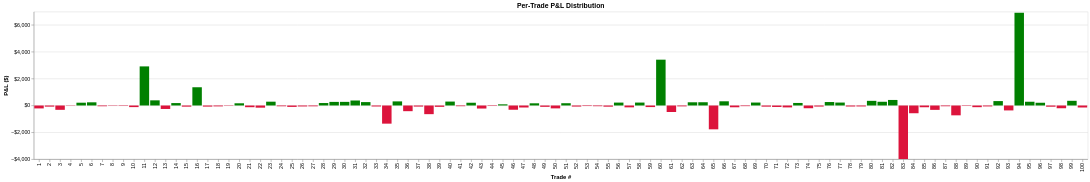

Source (notebook cell):
### Markdown cell above
### Per-Trade P&L Distribution

### Code cell
plot_pnl_distribution(result)

### Figure 1 — Vega-Lite specification as saved in the notebook (floating-point values rounded to 4 significant figures)
{"config": {"view": {"continuousWidth": 300, "continuousHeight": 300}}, "data": {"name": "data-d2bd85253547c6186c67462ec782af26"}, "mark": {"type": "bar"}, "encoding": {"color": {"field": "profitable", "legend": null, "scale": {"domain": ["True", "False"], "range": ["green", "crimson"]}, "type": "nominal"}, "tooltip": [{"field": "trade_id", "title": "Trade #", "type": "quantitative"}, {"field": "realized_pnl", "format": "$,.0f", "title": "P&L", "type": "quantitative"}, {"field": "exit_type", "title": "Exit type", "type": "nominal"}, {"field": "leg", "title": "Leg", "type": "nominal"}], "x": {"field": "trade_id", "title": "Trade #", "type": "ordinal"}, "y": {"axis": {"format": "$,.0f"}, "field": "realized_pnl", "title": "P&L ($)", "type": "quantitative"}}, "height": 280, "title": "Per-Trade P&L Distribution", "width": "container", "$schema": "https://vega.github.io/schema/vega-lite/v6.4.1.json", "datasets": {"data-d2bd85253547c6186c67462ec782af26": [{"trade_id": 1, "realized_pnl": -217.5, "exit_type": "stop_loss", "leg": "short_call", "profitable": "False"}, {"trade_id": 2, "realized_pnl": -83.5, "exit_type": "stop_loss", "leg": "short_call", "profitable": "False"}, {"trade_id": 3, "realized_pnl": -323.0, "exit_type": "stop_loss", "leg": "short_call", "profitable": "False"}, {"trade_id": 4, "realized_pnl": -21.0, "exit_type": "stop_loss", "leg": "short_call", "profitable": "False"}, {"trade_id": 5, "realized_pnl": 208.5, "exit_type": "take_profit", "leg": "short_call", "profitable": "True"}, {"trade_id": 6, "realized_pnl": 237.0, "exit_type": "take_profit", "leg": "short_call", "profitable": "True"}, {"trade_id": 7, "realized_pnl": -55.0, "exit_type": "stop_loss", "leg": "short_call", "profitable": "False"}, {"trade_id": 8, "realized_pnl": -25.5, "exit_type": "stop_loss", "leg": "short_call", "profitable": "False"}, {"trade_id": 9, "realized_pnl": -31.5, "exit_type": "stop_loss", "leg": "short_call", "profitable": "False"}, {"trade_id": 10, "realized_pnl": -120.5, "exit_type": "stop_loss", "leg": "short_call", "profitable": "False"}, {"trade_id": 11, "realized_pnl": 2915.0, "exit_type": "expiration", "leg": "leaps", "profitable": "True"}, {"trade_id": 12, "realized_pnl": 384.5, "exit_type": "take_profit", "leg": "short_call", "profitable": "True"}, {"trade_id": 13, "realized_pnl": -258.5, "exit_type": "stop_loss", "leg": "short_call", "profitable": "False"}, {"trade_id": 14, "realized_pnl": 180.0, "exit_type": "take_profit", "leg": "short_call", "profitable": "True"}, {"trade_id": 15, "realized_pnl": -86.0, "exit_type": "stop_loss", "leg": "short_call", "profitable": "False"}, {"trade_id": 16, "realized_pnl": 1360.0, "exit_type": "expiration", "leg": "leaps", "profitable": "True"}, {"trade_id": 17, "realized_pnl": -82.0, "exit_type": "stop_loss", "leg": "short_call", "profitable": "False"}, {"trade_id": 18, "realized_pnl": -64.5, "exit_type": "stop_loss", "leg": "short_call", "profitable": "False"}, {"trade_id": 19, "realized_pnl": -25.5, "exit_type": "stop_loss", "leg": "short_call", "profitable": "False"}, {"trade_id": 20, "realized_pnl": 164.5, "exit_type": "take_profit", "leg": "short_call", "profitable": "True"}, {"trade_id": 21, "realized_pnl": -127.5, "exit_type": "stop_loss", "leg": "short_call", "profitable": "False"}, {"trade_id": 22, "realized_pnl": -162.0, "exit_type": "stop_loss", "leg": "short_call", "profitable": "False"}, {"trade_id": 23, "realized_pnl": 284.0, "exit_type": "take_profit", "leg": "short_call", "profitable": "True"}, {"trade_id": 24, "realized_pnl": -57.0, "exit_type": "stop_loss", "leg": "short_call", "profitable": "False"}, {"trade_id": 25, "realized_pnl": -104.5, "exit_type": "stop_loss", "leg": "short_call", "profitable": "False"}, {"trade_id": 26, "realized_pnl": -71.0, "exit_type": "stop_loss", "leg": "short_call", "profitable": "False"}, {"trade_id": 27, "realized_pnl": -60.0, "exit_type": "stop_loss", "leg": "short_call", "profitable": "False"}, {"trade_id": 28, "realized_pnl": 183.5, "exit_type": "take_profit", "leg": "short_call", "profitable": "True"}, {"trade_id": 29, "realized_pnl": 268.5, "exit_type": "take_profit", "leg": "short_call", "profitable": "True"}, {"trade_id": 30, "realized_pnl": 270.0, "exit_type": "take_profit", "leg": "short_call", "profitable": "True"}, {"trade_id": 31, "realized_pnl": 372.5, "exit_type": "take_profit", "leg": "short_call", "profitable": "True"}, {"trade_id": 32, "realized_pnl": 253.0, "exit_type": "take_profit", "leg": "short_call", "profitable": "True"}, {"trade_id": 33, "realized_pnl": -73.5, "exit_type": "stop_loss", "leg": "short_call", "profitable": "False"}, {"trade_id": 34, "realized_pnl": -1354.0, "exit_type": "stop_loss", "leg": "short_call", "profitable": "False"}, {"trade_id": 35, "realized_pnl": 306.5, "exit_type": "take_profit", "leg": "short_call", "profitable": "True"}, {"trade_id": 36, "realized_pnl": -423.5, "exit_type": "stop_loss", "leg": "short_call", "profitable": "False"}, {"trade_id": 37, "realized_pnl": -80.0, "exit_type": "stop_loss", "leg": "short_call", "profitable": "False"}, {"trade_id": 38, "realized_pnl": -646.0, "exit_type": "stop_loss", "leg": "short_call", "profitable": "False"}, {"trade_id": 39, "realized_pnl": -99.5, "exit_type": "stop_loss", "leg": "short_call", "profitable": "False"}, {"trade_id": 40, "realized_pnl": 292.5, "exit_type": "take_profit", "leg": "short_call", "profitable": "True"}, {"trade_id": 41, "realized_pnl": -52.0, "exit_type": "stop_loss", "leg": "short_call", "profitable": "False"}, {"trade_id": 42, "realized_pnl": 205.5, "exit_type": "take_profit", "leg": "short_call", "profitable": "True"}, {"trade_id": 43, "realized_pnl": -227.0, "exit_type": "stop_loss", "leg": "short_call", "profitable": "False"}, {"trade_id": 44, "realized_pnl": -34.0, "exit_type": "stop_loss", "leg": "short_call", "profitable": "False"}, {"trade_id": 45, "realized_pnl": 87.5, "exit_type": "expiration", "leg": "short_call", "profitable": "True"}, {"trade_id": 46, "realized_pnl": -316.5, "exit_type": "expiration", "leg": "leaps", "profitable": "False"}, {"trade_id": 47, "realized_pnl": -149.5, "exit_type": "stop_loss", "leg": "short_call", "profitable": "False"}, {"trade_id": 48, "realized_pnl": 163.5, "exit_type": "take_profit", "leg": "short_call", "profitable": "True"}, {"trade_id": 49, "realized_pnl": -99.0, "exit_type": "stop_loss", "leg": "short_call", "profitable": "False"}, {"trade_id": 50, "realized_pnl": -214.5, "exit_type": "stop_loss", "leg": "short_call", "profitable": "False"}, {"trade_id": 51, "realized_pnl": 169.5, "exit_type": "expiration", "leg": "short_call", "profitable": "True"}, {"trade_id": 52, "realized_pnl": -79.5, "exit_type": "stop_loss", "leg": "short_call", "profitable": "False"}, {"trade_id": 53, "realized_pnl": -40.5, "exit_type": "stop_loss", "leg": "short_call", "profitable": "False"}, {"trade_id": 54, "realized_pnl": -52.0, "exit_type": "stop_loss", "leg": "short_call", "profitable": "False"}, {"trade_id": 55, "realized_pnl": -87.5, "exit_type": "stop_loss", "leg": "short_call", "profitable": "False"}, {"trade_id": 56, "realized_pnl": 217.0, "exit_type": "take_profit", "leg": "short_call", "profitable": "True"}, {"trade_id": 57, "realized_pnl": -137.5, "exit_type": "stop_loss", "leg": "short_call", "profitable": "False"}, {"trade_id": 58, "realized_pnl": 218.5, "exit_type": "take_profit", "leg": "short_call", "profitable": "True"}, {"trade_id": 59, "realized_pnl": -118.0, "exit_type": "stop_loss", "leg": "short_call", "profitable": "False"}, {"trade_id": 60, "realized_pnl": 3416.0, "exit_type": "expiration", "leg": "leaps", "profitable": "True"}, {"trade_id": 61, "realized_pnl": -485.0, "exit_type": "stop_loss", "leg": "short_call", "profitable": "False"}, {"trade_id": 62, "realized_pnl": -63.5, "exit_type": "stop_loss", "leg": "short_call", "profitable": "False"}, {"trade_id": 63, "realized_pnl": 239.5, "exit_type": "take_profit", "leg": "short_call", "profitable": "True"}, {"trade_id": 64, "realized_pnl": 242.5, "exit_type": "take_profit", "leg": "short_call", "profitable": "True"}, {"trade_id": 65, "realized_pnl": -1776.0, "exit_type": "expiration", "leg": "leaps", "profitable": "False"}, {"trade_id": 66, "realized_pnl": 313.5, "exit_type": "take_profit", "leg": "short_call", "profitable": "True"}, {"trade_id": 67, "realized_pnl": -133.0, "exit_type": "stop_loss", "leg": "short_call", "profitable": "False"}, {"trade_id": 68, "realized_pnl": -47.5, "exit_type": "stop_loss", "leg": "short_call", "profitable": "False"}, {"trade_id": 69, "realized_pnl": 219.5, "exit_type": "take_profit", "leg": "short_call", "profitable": "True"}, {"trade_id": 70, "realized_pnl": -85.5, "exit_type": "stop_loss", "leg": "short_call", "profitable": "False"}, {"trade_id": 71, "realized_pnl": -109.5, "exit_type": "stop_loss", "leg": "short_call", "profitable": "False"}, {"trade_id": 72, "realized_pnl": -141.5, "exit_type": "stop_loss", "leg": "short_call", "profitable": "False"}, {"trade_id": 73, "realized_pnl": 189.5, "exit_type": "take_profit", "leg": "short_call", "profitable": "True"}, {"trade_id": 74, "realized_pnl": -204.5, "exit_type": "stop_loss", "leg": "short_call", "profitable": "False"}, {"trade_id": 75, "realized_pnl": -78.0, "exit_type": "stop_loss", "leg": "short_call", "profitable": "False"}, {"trade_id": 76, "realized_pnl": 258.0, "exit_type": "take_profit", "leg": "short_call", "profitable": "True"}, {"trade_id": 77, "realized_pnl": 219.0, "exit_type": "take_profit", "leg": "short_call", "profitable": "True"}, {"trade_id": 78, "realized_pnl": -75.0, "exit_type": "stop_loss", "leg": "short_call", "profitable": "False"}, {"trade_id": 79, "realized_pnl": -70.0, "exit_type": "stop_loss", "leg": "short_call", "profitable": "False"}, {"trade_id": 80, "realized_pnl": 347.0, "exit_type": "take_profit", "leg": "short_call", "profitable": "True"}, {"trade_id": 81, "realized_pnl": 278.0, "exit_type": "take_profit", "leg": "short_call", "profitable": "True"}, {"trade_id": 82, "realized_pnl": 413.0, "exit_type": "take_profit", "leg": "short_call", "profitable": "True"}, {"trade_id": 83, "realized_pnl": -3988.0, "exit_type": "expiration", "leg": "leaps", "profitable": "False"}, {"trade_id": 84, "realized_pnl": -577.5, "exit_type": "stop_loss", "leg": "short_call", "profitable": "False"}, {"trade_id": 85, "realized_pnl": -131.0, "exit_type": "stop_loss", "leg": "short_call", "profitable": "False"}, {"trade_id": 86, "realized_pnl": -326.0, "exit_type": "stop_loss", "leg": "short_call", "profitable": "False"}, {"trade_id": 87, "realized_pnl": -55.0, "exit_type": "stop_loss", "leg": "short_call", "profitable": "False"}, {"trade_id": 88, "realized_pnl": -733.0, "exit_type": "stop_loss", "leg": "short_call", "profitable": "False"}, {"trade_id": 89, "realized_pnl": -31.5, "exit_type": "stop_loss", "leg": "short_call", "profitable": "False"}, {"trade_id": 90, "realized_pnl": -125.5, "exit_type": "stop_loss", "leg": "short_call", "profitable": "False"}, {"trade_id": 91, "realized_pnl": -68.0, "exit_type": "stop_loss", "leg": "short_call", "profitable": "False"}, {"trade_id": 92, "realized_pnl": 329.0, "exit_type": "take_profit", "leg": "short_call", "profitable": "True"}, {"trade_id": 93, "realized_pnl": -367.0, "exit_type": "stop_loss", "leg": "short_call", "profitable": "False"}, {"trade_id": 94, "realized_pnl": 6920.0, "exit_type": "expiration", "leg": "leaps", "profitable": "True"}, {"trade_id": 95, "realized_pnl": 280.0, "exit_type": "take_profit", "leg": "short_call", "profitable": "True"}, {"trade_id": 96, "realized_pnl": 205.0, "exit_type": "take_profit", "leg": "short_call", "profitable": "True"}, {"trade_id": 97, "realized_pnl": -90.0, "exit_type": "stop_loss", "leg": "short_call", "profitable": "False"}, {"trade_id": 98, "realized_pnl": -205.0, "exit_type": "expiration", "leg": "leaps", "profitable": "False"}, {"trade_id": 99, "realized_pnl": 349.5, "exit_type": "take_profit", "leg": "short_call", "profitable": "True"}, {"trade_id": 100, "realized_pnl": -149.0, "exit_type": "stop_loss", "leg": "short_call", "profitable": "False"}]}}
